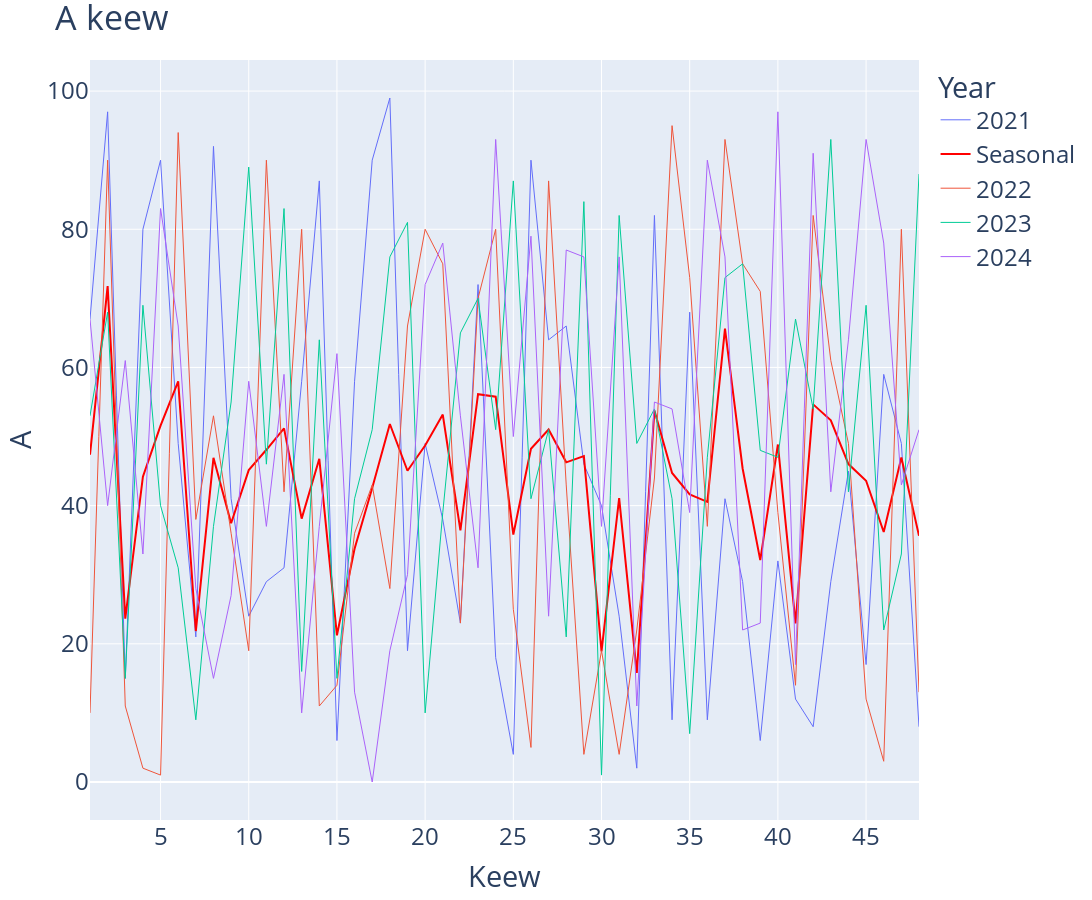

Write notebook code for a chart like this one.
### Code cell
from plotly.offline import iplot

decomp.m_decompose()
fig = decomp.plot_decomposition_plotly('A', 'Year', range(2021,2025), 'Keew', 'A keew', chart_elements=[ decomp.ChartElement.OBSERVED, decomp.ChartElement.SEASONAL])
iplot(fig)

### Figure 1 — Plotly figure (JSON) as saved in the notebook; plotly's stock layout.template omitted (floating-point values rounded to 4 significant figures)
{"data": [{"hovertemplate": "<extra></extra>", "legendgroup": "", "marker": {"color": "#636efa", "symbol": "circle"}, "mode": "markers", "name": "", "orientation": "v", "showlegend": false, "xaxis": "x", "yaxis": "y", "type": "scatter"}, {"hoverlabel": {"namelength": 0}, "hovertemplate": "Year: 2021<br>X: %{x}<br>Y: %{y}", "line": {"color": "#636efa", "width": 1}, "mode": "lines", "name": "2021", "showlegend": true, "visible": true, "x": [1, 2, 3, 4, 5, 6, 7, 8, 9, 10, 11, 12, 13, 14, 15, 16, 17, 18, 19, 20, 21, 22, 23, 24, 25, 26, 27, 28, 29, 30, 31, 32, 33, 34, 35, 36, 37, 38, 39, 40, 41, 42, 43, 44, 45, 46, 47, 48], "y": [67, 97, 15, 80, 90, 49, 21, 92, 41, 24, 29, 31, 58, 87, 6, 58, 90, 99, 19, 49, 38, 23, 72, 18, 4, 90, 64, 66, 46, 40, 24, 2, 82, 9, 68, 9, 41, 29, 6, 32, 12, 8, 29, 45, 17, 59, 49, 8], "type": "scatter"}, {"hoverlabel": {"namelength": 0}, "hovertemplate": "Seasonal<br>X: %{x}<br>Y: %{y}", "line": {"color": "red", "width": 2}, "mode": "lines", "name": "Seasonal", "showlegend": true, "visible": true, "x": [1, 2, 3, 4, 5, 6, 7, 8, 9, 10, 11, 12, 13, 14, 15, 16, 17, 18, 19, 20, 21, 22, 23, 24, 25, 26, 27, 28, 29, 30, 31, 32, 33, 34, 35, 36, 37, 38, 39, 40, 41, 42, 43, 44, 45, 46, 47, 48], "y": [47.38, 71.77, 23.64, 44.2, 51.58, 57.99, 21.85, 46.92, 37.46, 45.14, 48.09, 51.18, 38.12, 46.78, 21.24, 33.76, 42.56, 51.81, 45.05, 48.7, 53.19, 36.42, 56.12, 55.76, 35.81, 48.22, 51.01, 46.27, 47.17, 18.9, 41.1, 15.79, 53.78, 44.74, 41.64, 40.55, 65.61, 45.37, 32.12, 48.85, 22.96, 54.66, 52.35, 46.01, 43.61, 36.18, 46.97, 35.64], "type": "scatter"}, {"hoverlabel": {"namelength": 0}, "hovertemplate": "Year: 2022<br>X: %{x}<br>Y: %{y}", "line": {"color": "#EF553B", "width": 1}, "mode": "lines", "name": "2022", "showlegend": true, "visible": true, "x": [1, 2, 3, 4, 5, 6, 7, 8, 9, 10, 11, 12, 13, 14, 15, 16, 17, 18, 19, 20, 21, 22, 23, 24, 25, 26, 27, 28, 29, 30, 31, 32, 33, 34, 35, 36, 37, 38, 39, 40, 41, 42, 43, 44, 45, 46, 47, 48], "y": [10, 90, 11, 2, 1, 94, 38, 53, 36, 19, 90, 42, 80, 11, 14, 36, 43, 28, 66, 80, 75, 23, 70, 80, 25, 5, 87, 43, 4, 19, 4, 22, 44, 95, 73, 37, 93, 75, 71, 39, 14, 82, 61, 49, 12, 3, 80, 13], "type": "scatter"}, {"hoverlabel": {"namelength": 0}, "hovertemplate": "Year: 2023<br>X: %{x}<br>Y: %{y}", "line": {"color": "#00cc96", "width": 1}, "mode": "lines", "name": "2023", "showlegend": true, "visible": true, "x": [1, 2, 3, 4, 5, 6, 7, 8, 9, 10, 11, 12, 13, 14, 15, 16, 17, 18, 19, 20, 21, 22, 23, 24, 25, 26, 27, 28, 29, 30, 31, 32, 33, 34, 35, 36, 37, 38, 39, 40, 41, 42, 43, 44, 45, 46, 47, 48], "y": [53, 68, 15, 69, 40, 31, 9, 37, 55, 89, 46, 83, 16, 64, 15, 41, 51, 76, 81, 10, 39, 65, 70, 51, 87, 41, 51, 21, 84, 1, 82, 49, 54, 41, 7, 47, 73, 75, 48, 47, 67, 54, 93, 42, 69, 22, 33, 88], "type": "scatter"}, {"hoverlabel": {"namelength": 0}, "hovertemplate": "Year: 2024<br>X: %{x}<br>Y: %{y}", "line": {"color": "#ab63fa", "width": 1}, "mode": "lines", "name": "2024", "showlegend": true, "visible": true, "x": [1, 2, 3, 4, 5, 6, 7, 8, 9, 10, 11, 12, 13, 14, 15, 16, 17, 18, 19, 20, 21, 22, 23, 24, 25, 26, 27, 28, 29, 30, 31, 32, 33, 34, 35, 36, 37, 38, 39, 40, 41, 42, 43, 44, 45, 46, 47, 48], "y": [67, 40, 61, 33, 83, 66, 28, 15, 27, 58, 37, 59, 10, 37, 62, 13, 0, 19, 30, 72, 78, 53, 31, 93, 50, 79, 24, 77, 76, 37, 76, 11, 55, 54, 39, 90, 76, 22, 23, 97, 17, 91, 42, 64, 93, 78, 43, 51], "type": "scatter"}], "layout": {"font": {"size": 24}, "height": 900, "legend": {"title": {"text": "Year"}, "tracegroupgap": 0}, "margin": {"t": 60}, "title": {"text": "A keew"}, "width": 1200, "xaxis": {"anchor": "y", "domain": [0, 1], "title": {"text": "Keew"}}, "yaxis": {"anchor": "x", "domain": [0, 1], "title": {"text": "A"}}}}
